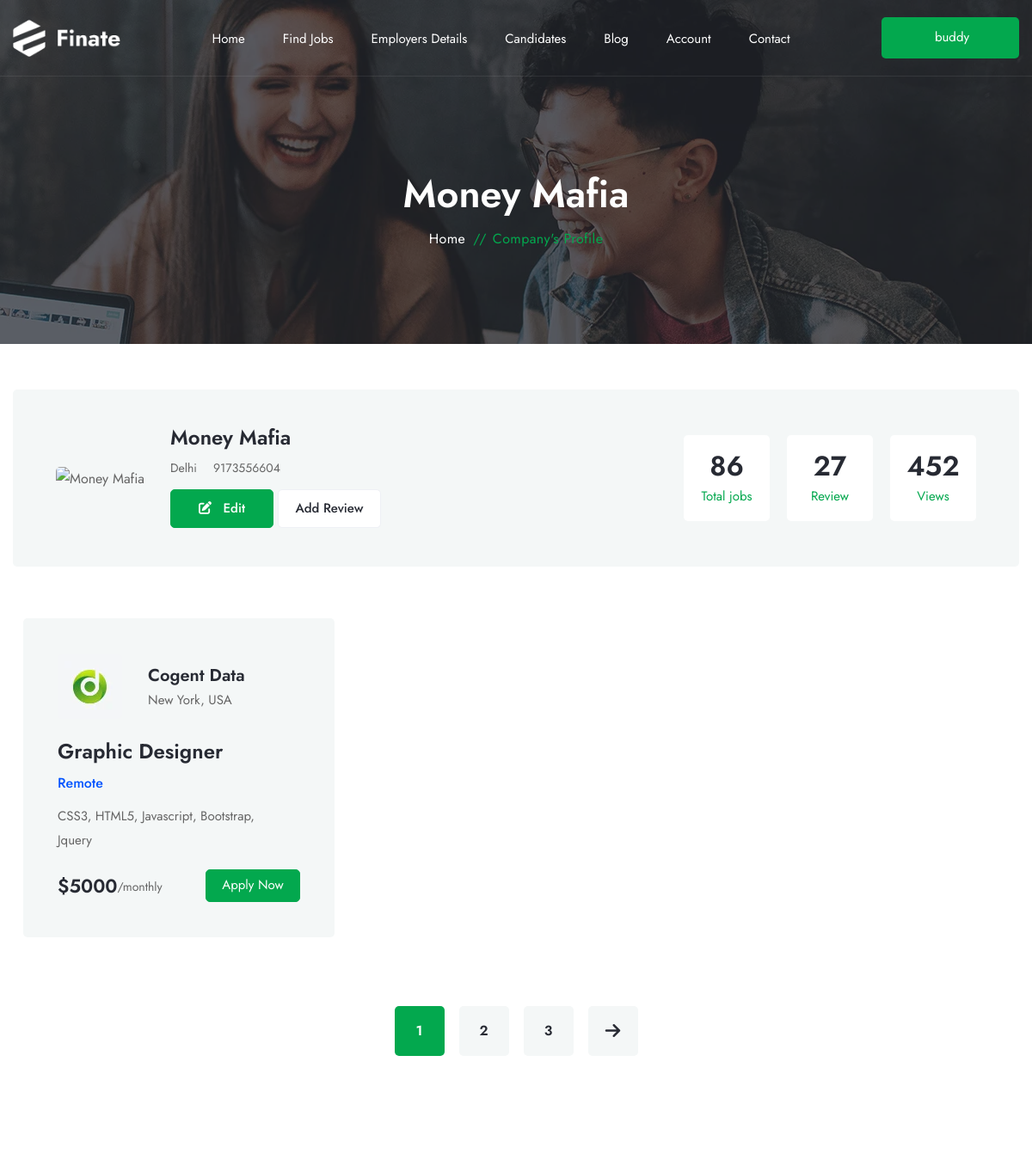
Before: /company_profile/ (signed in, upper part) with the older database file.
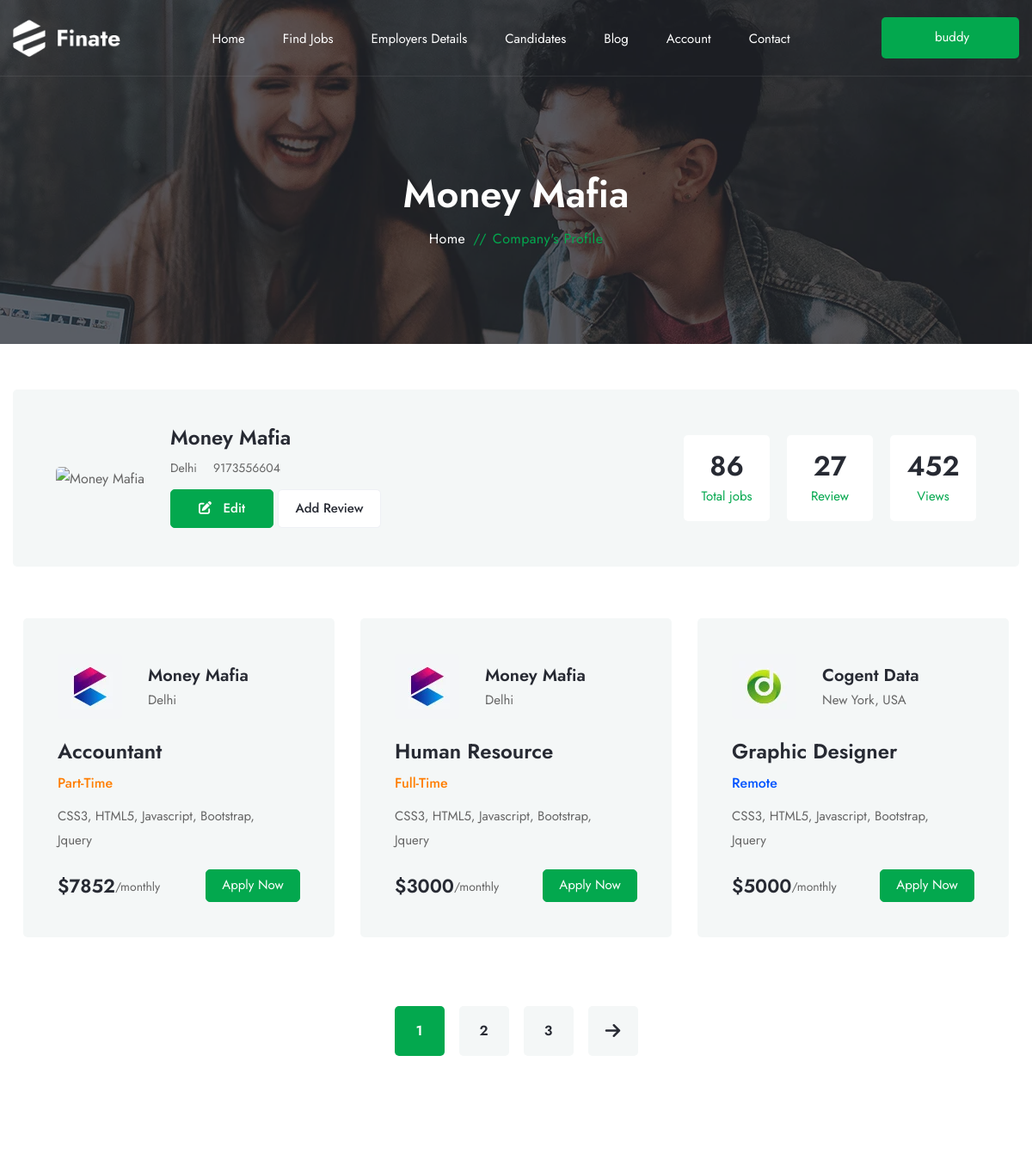
After: the same page with the newer database file.
### intern/models.py (models this page shows, shortened)
class Company_profile(models.Model):
    user = models.OneToOneField(User, on_delete=models.DO_NOTHING)
    cname = models.CharField(max_length=100)
    cemail = models.EmailField(max_length=100)
    clocation = models.CharField(max_length=1000)
    cphone = models.IntegerField(null=True, blank=False)
    cimage = models.ImageField(
        blank=False, upload_to='cprofile_img')
    cdescription = models.CharField(max_length=5000)
    created_at = models.DateTimeField(auto_now_add=True)
    def __str__(self):
        return self.cname

class Job(models.Model):
    cname = models.ForeignKey(Company_profile, on_delete=models.CASCADE)
    job_position = models.CharField(max_length=100, blank=False)
    salary = models.IntegerField()
    job_description = models.CharField(max_length=1000, blank=False)
    job_experience = models.CharField(max_length=100, default="Fresher")
    job_type = models.CharField(max_length=100, default="Full-Time")
    job_location = models.CharField(
        max_length=100, default="Work From Home")

### intern/views.py (the view)
# urls.py: path('company_profile/', views.company_profile, name='company_profile'),
def company_profile(request):
    current_user = request.user
    company_obj = Company_profile.objects.filter(user=current_user).first()
    print(company_obj.cimage)
    job_obj = Job.objects.filter(cname=company_obj).all()
    return render(request, 'company_profile.html', {'company': company_obj, 'job': job_obj})

### intern/templates/company_profile.html (shortened to what this page needs)
{% extends 'base.html' %} {% load static %} {% block content %}
  <div
    class="page-header-area sec-overlay sec-overlay-black"
    data-bg-img="{% static 'img/photos/bg2.webp' %}"
  >
    <div class="container pt--0 pb--0">
      <div class="row">
        <div class="col-12">
          <div class="page-header-content">
            <h2 class="title">{{company.cname}}</h2>
            <nav class="breadcrumb-area">
              <ul class="breadcrumb justify-content-center">
                <li><a href="{% url 'home' %}">Home</a></li>
                <li class="breadcrumb-sep">//</li>
                <li>Company's Profile</li>
              </ul>
            </nav>
          </div>
        </div>
      </div>
    </div>
  </div>
  <div class="container" style="margin-top: -60px">
    <div class="row">
      <div class="col-12">
        <div class="employers-details-wrap">
          <div class="employers-details-info">
            <div class="thumb">
              <img
                src="{% static 'uploaded_image/{{company.cimage}}' %}"
                width="130"
                height="130"
                alt="{{company.cname}}"
              />
            </div>
            <div class="content">
              <h4 class="title">{{company.cname}}</h4>
              <ul class="info-list">
                <li>
                  {{company.clocation}}
                </li>
                {% if user.is_authenticated %}
                <li> {{company.cphone}}</li>
                {% endif %}
              </ul>
              <a href="{% url 'edit_company' company.cname %}">
                <button type="button" class="btn-theme">
                  <i class="fa-solid fa-pen-to-square"></i>&nbsp;&nbsp; Edit
                </button></a
              >
              <button type="button" class="btn-theme btn-white">
                Add Review
              </button>
            </div>
          </div>
          <div class="employers-counter">
            <div class="counter-item">
              <h4 class="counter">86</h4>
              <h5 class="title">Total jobs</h5>
            </div>
            <div class="counter-item">
              <h4 class="counter">27</h4>
              <h5 class="title">Review</h5>
            </div>
            <div class="counter-item">
              <h4 class="counter">452</h4>
              <h5 class="title">Views</h5>
            </div>
          </div>
        </div>
      </div>
    </div>
  </div>
  <section class="contact-area contact-page-area" style="margin-top: -200px">
    <div class="container">
      <div class="row contact-page-wrapper">
        <section
          class="recent-job-area recent-job-inner-area"
          style="margin-top: -120px"
        >
          <div class="container">
            <div class="row">
              {% for emp in job %}
              <div class="col-md-6 col-lg-4">
                <div class="recent-job-item recent-job-style2-item">
                  <div class="company-info">
                    <div class="logo">
                      <a href="company-details.html"
                        ><img
                          src="{% static 'img/companies/2.webp' %}"
                          width="75"
                          height="75"
                          alt="Image-HasTech"
                      /></a>
                    </div>
                    <div class="content">
                      <h4 class="name">
                        <a href="company-details.html"
                          >{{emp.cname|truncatechars:25}}</a
                        >
                      </h4>
                      <p class="address">{{company.clocation}}</p>
                    </div>
                  </div>
                  <div class="main-content">
                    <h3 class="title">
                      <a href="job-details.html">{{emp.job_position}}</a>
                    </h3>
                    <h5 class="work-type" data-text-color="#ff7e00">
                      {{emp.job_type}}
                    </h5>
                    <p class="desc">
                      CSS3, HTML5, Javascript, Bootstrap, Jquery
                    </p>
                  </div>
                  <div class="recent-job-info">
                    <div class="salary">
                      <h4>${{emp.salary}}</h4>
                      <p>/monthly</p>
                    </div>
                    <a class="btn-theme btn-sm" href="job-details.html"
                      >Apply Now</a
                    >
                  </div>
                </div>
              </div>
              {% endfor %}
              <div class="col-md-6 col-lg-4">
                <div class="recent-job-item recent-job-style2-item">
                  <div class="company-info">
                    <div class="logo">
                      <a href="company-details.html"
                        ><img
                          src="{% static 'img/companies/3.webp' %}"
                          width="75"
                          height="75"
                          alt="Image-HasTech"
                      /></a>
                    </div>
                    <div class="content">
                      <h4 class="name">
                        <a href="company-details.html">Cogent Data</a>
                      </h4>
                      <p class="address">New York, USA</p>
                    </div>
                  </div>
                  <div class="main-content">
                    <h3 class="title">
                      <a href="job-details.html">Graphic Designer</a>
                    </h3>
                    <h5 class="work-type" data-text-color="#0054ff">Remote</h5>
                    <p class="desc">
                      CSS3, HTML5, Javascript, Bootstrap, Jquery
                    </p>
                  </div>
                  <div class="recent-job-info">
                    <div class="salary">
                      <h4>$5000</h4>
                      <p>/monthly</p>
                    </div>
                    <a class="btn-theme btn-sm" href="job-details.html"
                      >Apply Now</a
                    >
                  </div>
                </div>
              </div>
            </div>
            <div class="row">
              <div class="col-lg-12 text-center">
                <div class="pagination-area">
                  <nav>
                    <ul class="page-numbers d-inline-flex">
                      <li>
                        <a
                          class="page-number active"
                          href="{% url 'company_profile' %}"
                          >1</a
                        >
                      </li>
                      <li>
                        <a class="page-number" href="job.html">2</a>
                      </li>
                      <li>
                        <a class="page-number" href="job.html">3</a>
                      </li>
                      <li>
                        <a class="page-number next" href="job.html">
                          <i class="fa-sharp fa-solid fa-arrow-right"></i>
                        </a>
                      </li>
                    </ul>
                  </nav>
                </div>
              </div>
            </div>
          </div>
        </section>
      </div>
    </div>
  </section>
{% endblock content %}

### intern/templates/base.html (shortened to what this page needs)
{% load static %}
<!DOCTYPE html>
<html lang="zxx">
  <head>
    <link href="{% static 'css/bootstrap.min.css' %}" rel="stylesheet" />
    <link href="{% static 'css/swiper.min.css' %}" rel="stylesheet" />
    <link href="{% static 'css/fancybox.min.css' %}" rel="stylesheet" />
    <link href="{% static 'css/aos.min.css' %}" rel="stylesheet" />
    <link href="{% static 'css/style.css' %}" rel="stylesheet" />
  </head>
  <body>
    <div class="wrapper">
      <header class="header-area transparent">
        <div class="container">
          <div class="row no-gutter align-items-center position-relative">
            <div class="col-12">
              <div class="header-align">
                <div class="header-align-start">
                  <div class="header-logo-area">
                    <a href={% url 'home' %}>
                      <img
                        class="logo-main"
                        src="{% static 'img/logo-light.webp' %}"
                        alt="Logo"
                      />
                  </div>
                </div>
                <div class="header-align-center">
                  <div class="header-navigation-area position-relative">
                    <ul class="main-menu nav">
                      <li>
                        <a href="{% url 'home' %}"><span>Home</span></a>
                      </li>
                      <li class="has-submenu">
                        <a href="#/"><span>Find Jobs</span></a>
                      </li>
                      <li>
                        <a href="employers-details.html"
                          ><span>Employers Details</span></a
                        >
                      </li>
                      <li class="has-submenu">
                        <a href="#/"><span>Candidates</span></a>
                      </li>
                      <li class="has-submenu">
                        <a href="#/"><span>Blog</span></a>
                      </li>
                      <li class="has-submenu">
                        {% if user.is_authenticated %}
                        <a href="#/"><span>Account</span></a>
                        {% endif %}
                      </li>
                      <li>
                        <a href="{% url 'contact' %}"><span>Contact</span></a>
                      </li>
                    </ul>
                  </div>
                </div>
                <div class="header-align-end">
                  <div class="header-action-area">
                    {% if user.is_authenticated %}
                    <a class="btn-registration" href={% url 'company_profile' %}
                      > {{user.username}}</a
                    >
                    {% else %}
                    <a class="btn-registration" href={% url 'register' %}
                      ><span>+</span> Registration</a
                    >
                    {% endif %}
                  </div>
                </div>
              </div>
            </div>
          </div>
        </div>
      </header>
       {% block content %}{% endblock content %}
    </div>
  </body>
</html>

Changed rows visible on the page:
added Job: cname "Money Mafia", {{ company.clocation }} "Delhi", job_position "Accountant", job_type "Part-Time", salary "7852"
added Job: cname "Money Mafia", {{ company.clocation }} "Delhi", job_position "Human Resource", job_type "Full-Time", salary "3000"
